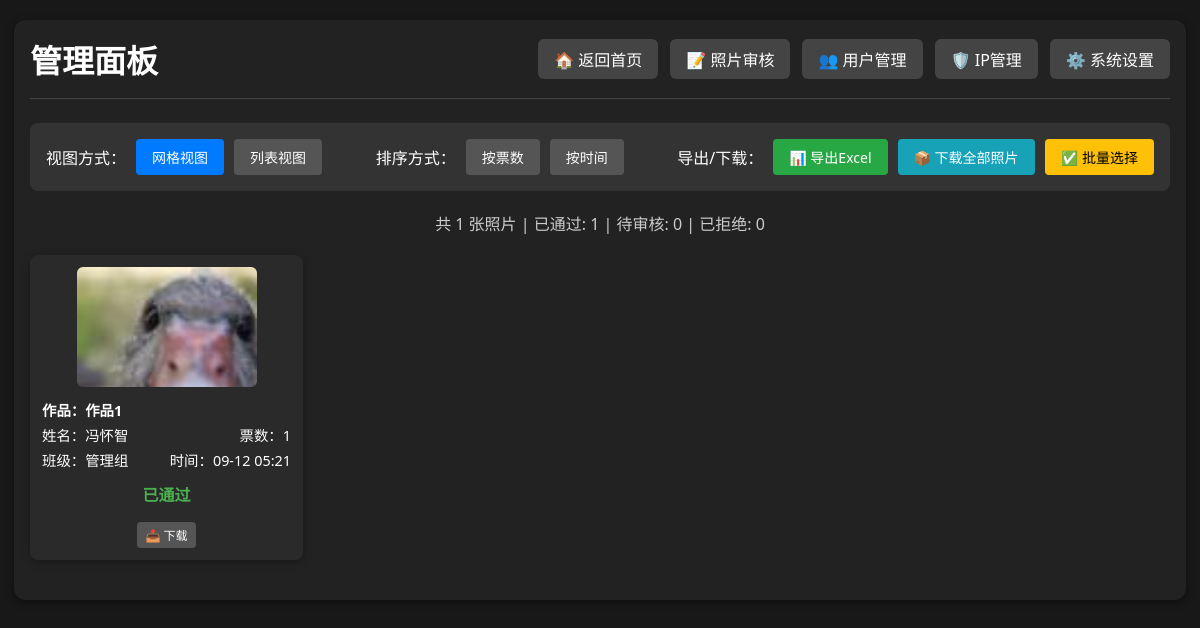
The page /admin (signed in) on the database its author committed.
### app_test.py (models this page shows)
class Photo(db.Model):
    id = db.Column(db.Integer, primary_key=True)
    url = db.Column(db.String(128))
    thumb_url = db.Column(db.String(128))
    title = db.Column(db.String(100), nullable=True)  # 作品名称
    class_name = db.Column(db.String(32))
    student_name = db.Column(db.String(32))
    vote_count = db.Column(db.Integer, default=0)
    user_id = db.Column(db.Integer, db.ForeignKey('user.id'), nullable=False)
    status = db.Column(db.Integer, default=0)  # 0=待审核, 1=已通过, 2=已拒绝
    created_at = db.Column(db.DateTime, default=db.func.current_timestamp())
    votes = db.relationship('Vote', backref='photo', lazy=True)

### app_test.py (the view)
@app.route('/admin')
@admin_required
def admin():
    all_photos = Photo.query.order_by(Photo.vote_count.desc()).all()
    settings = get_settings()
    return render_template('admin.html', all_photos=all_photos, settings=settings)

### app_test.py (called while the page is built)
def admin_required(f):
    @wraps(f)
    def decorated_function(*args, **kwargs):
        if 'user_id' not in session:
            return redirect(url_for('login'))
        user = User.query.get(session['user_id'])
        if not user or not user.is_active:
            session.clear()  # 清除session
            flash('账户已被禁用，请联系管理员')
            return redirect(url_for('login'))
        elif user.role < 2:
            flash('需要管理员权限')
            return redirect(url_for('index'))
        return f(*args, **kwargs)
    return decorated_function

def get_settings():
    settings = Settings.query.first()
    if not settings:
        settings = Settings()
        db.session.add(settings)
        db.session.commit()
    return settings

### templates/admin.html (shortened to what this page needs)
<!DOCTYPE html>
<html lang="zh-cn">
<head>
</head>
<body>
    <div class="container">
        <div class="header">
            <h1 class="title">管理面板</h1>
            <div class="nav-links">
                <a href="{{ url_for('index') }}" class="nav-btn">🏠 返回首页</a>
                <a href="{{ url_for('admin_review') }}" class="nav-btn">📝 照片审核</a>
                <a href="{{ url_for('manage_users') }}" class="nav-btn">👥 用户管理</a>
                <a href="{{ url_for('ip_management') }}" class="nav-btn">🛡️ IP管理</a>
                <a href="{{ url_for('settings') }}" class="nav-btn">⚙️ 系统设置</a>
            </div>
        </div>
        <div class="controls">
            <div class="view-controls">
                <span>视图方式：</span>
                <button class="btn active" onclick="switchView('grid')">网格视图</button>
                <button class="btn" onclick="switchView('list')">列表视图</button>
            </div>
            <div class="sort-controls">
                <span>排序方式：</span>
                <button class="btn active" onclick="sortPhotos('votes')">按票数</button>
                <button class="btn" onclick="sortPhotos('time')">按时间</button>
            </div>
            <div class="export-controls">
                <span>导出/下载：</span>
                <a href="{{ url_for('export_excel') }}" class="btn btn-success">📊 导出Excel</a>
                <a href="{{ url_for('download_all_photos') }}" class="btn btn-info">📦 下载全部照片</a>
                <button class="btn btn-warning" onclick="toggleBatchMode()">✅ 批量选择</button>
            </div>
        </div>
        <div class="stats">
            共 {{ all_photos|length }} 张照片 |
            已通过: {{ all_photos|selectattr("status", "equalto", 1)|list|length }} |
            待审核: {{ all_photos|selectattr("status", "equalto", 0)|list|length }} |
            已拒绝: {{ all_photos|selectattr("status", "equalto", 2)|list|length }}
        </div>
        <div id="grid-view" class="photo-grid">
            {% for photo in all_photos %}
            <div class="photo-item" data-votes="{{ photo.vote_count }}" data-time="{{ photo.created_at.timestamp() if photo.created_at else 0 }}">
                <img src="{{ photo.thumb_url }}" alt="参赛照片" onclick="showModal('{{ photo.url }}')">
                <div class="photo-info">
                    {% if photo.title %}
                    <div class="photo-info-row">
                        <span style="font-weight: bold; color: #fff;">作品：{{ photo.title }}</span>
                    </div>
                    {% endif %}
                    <div class="photo-info-row">
                        <span>姓名：{{ photo.student_name }}</span>
                        <span>票数：{{ photo.vote_count }}</span>
                    </div>
                    <div class="photo-info-row">
                        <span>班级：{{ photo.class_name }}</span>
                        <span>时间：{{ photo.created_at.strftime('%m-%d %H:%M') if photo.created_at else '' }}</span>
                    </div>
                </div>
                <div class="photo-status">
                    {% if photo.status == 0 %}
                        <span class="status-pending">待审核</span>
                    {% elif photo.status == 1 %}
                        <span class="status-approved">已通过</span>
                    {% else %}
                        <span class="status-rejected">已拒绝</span>
                    {% endif %}
                </div>
                <div style="margin-top: 8px;">
                    <a href="{{ url_for('download_photo', photo_id=photo.id) }}" class="btn" style="font-size: 12px; padding: 4px 8px;">📥 下载</a>
                </div>
            </div>
            {% endfor %}
        </div>
    </div>
</body>
</html>

### templates/admin.html (style rules this page uses)
body { background: #181818; color: #fff; font-family: 'Segoe UI', Arial, sans-serif; margin: 0; padding: 0; }
.container { max-width: 1400px; margin: 32px auto; padding: 16px; background: #222; border-radius: 12px; box-shadow: 0 2px 8px #0006; }
.header { display: flex; justify-content: space-between; align-items: center; margin-bottom: 24px; padding-bottom: 16px; border-bottom: 1px solid #444; flex-wrap: wrap; gap: 16px; }
.title { font-size: clamp(1.5rem, 4vw, 2rem); margin: 0; }
.nav-links { display: flex; gap: 12px; flex-wrap: wrap; }
.nav-btn { padding: 8px 16px; background: #444; color: #fff; text-decoration: none; border-radius: 6px; transition: background 0.2s; white-space: nowrap; }
.controls { display: flex; justify-content: space-between; align-items: center; margin-bottom: 20px; padding: 16px; background: #333; border-radius: 8px; flex-wrap: wrap; gap: 16px; }
.view-controls { display: flex; gap: 10px; align-items: center; flex-wrap: wrap; }
.sort-controls { display: flex; gap: 10px; align-items: center; flex-wrap: wrap; }
.export-controls { display: flex; gap: 10px; align-items: center; flex-wrap: wrap; }
.btn { padding: 8px 16px; border: none; border-radius: 4px; cursor: pointer; background: #555; color: white; transition: background 0.2s; text-decoration: none; display: inline-block; font-size: 14px; }
.btn:hover, .btn.active { background: #777; }
.btn.active { background: #007bff; }
.btn-success { background: #28a745; }
.btn-warning { background: #ffc107; color: #000; }
.btn-info { background: #17a2b8; }
.stats { text-align: center; margin-bottom: 20px; color: #ccc; }
.photo-grid { display: grid; grid-template-columns: repeat(auto-fill, minmax(280px, 1fr)); gap: 18px; margin-bottom: 24px; }
.photo-item { background: #2a2a2a; border-radius: 8px; padding: 12px; box-shadow: 0 2px 8px rgba(0,0,0,0.3); display: flex; flex-direction: column; align-items: center; transition: transform 0.2s; }
.photo-item img { width: 100%; max-width: 180px; max-height: 120px; border-radius: 6px; cursor: pointer; margin-bottom: 12px; object-fit: cover; }
.photo-info { width: 100%; margin-bottom: 8px; }
.photo-info-row { display: flex; justify-content: space-between; margin-bottom: 4px; font-size: 0.9rem; }
.photo-status { width: 100%; text-align: center; margin-bottom: 8px; }
.status-approved { color: #4caf50; font-weight: bold; }
@media (max-width: 1200px) { .container { max-width: 95%; margin: 20px auto; } }
@media (max-width: 1200px) { .photo-grid { grid-template-columns: repeat(auto-fill, minmax(250px, 1fr)); gap: 16px; } }

### rows shown on the page
Photo: thumb_url (picture), title "作品1", student_name "冯怀智", vote_count "1", class_name "管理组", created_at "09-12 05:21", status "已通过"

### other values the page prints
{{ all_photos|length }} "1"
{{ all_photos|selectattr("status", "equalto", 1)|list|length }} "1"
{{ all_photos|selectattr("status", "equalto", 0)|list|length }} "0"
{{ all_photos|selectattr("status", "equalto", 2)|list|length }} "0"
